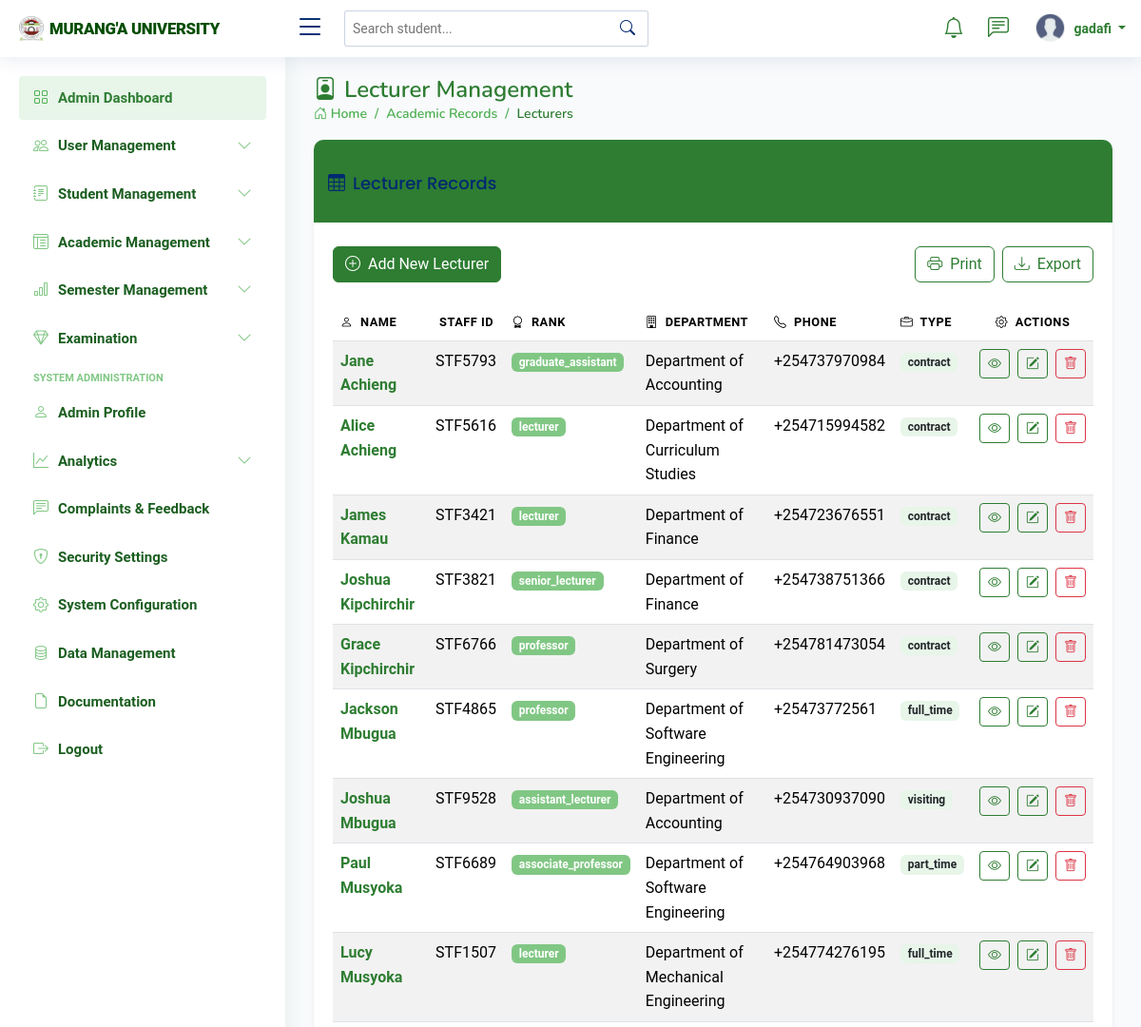
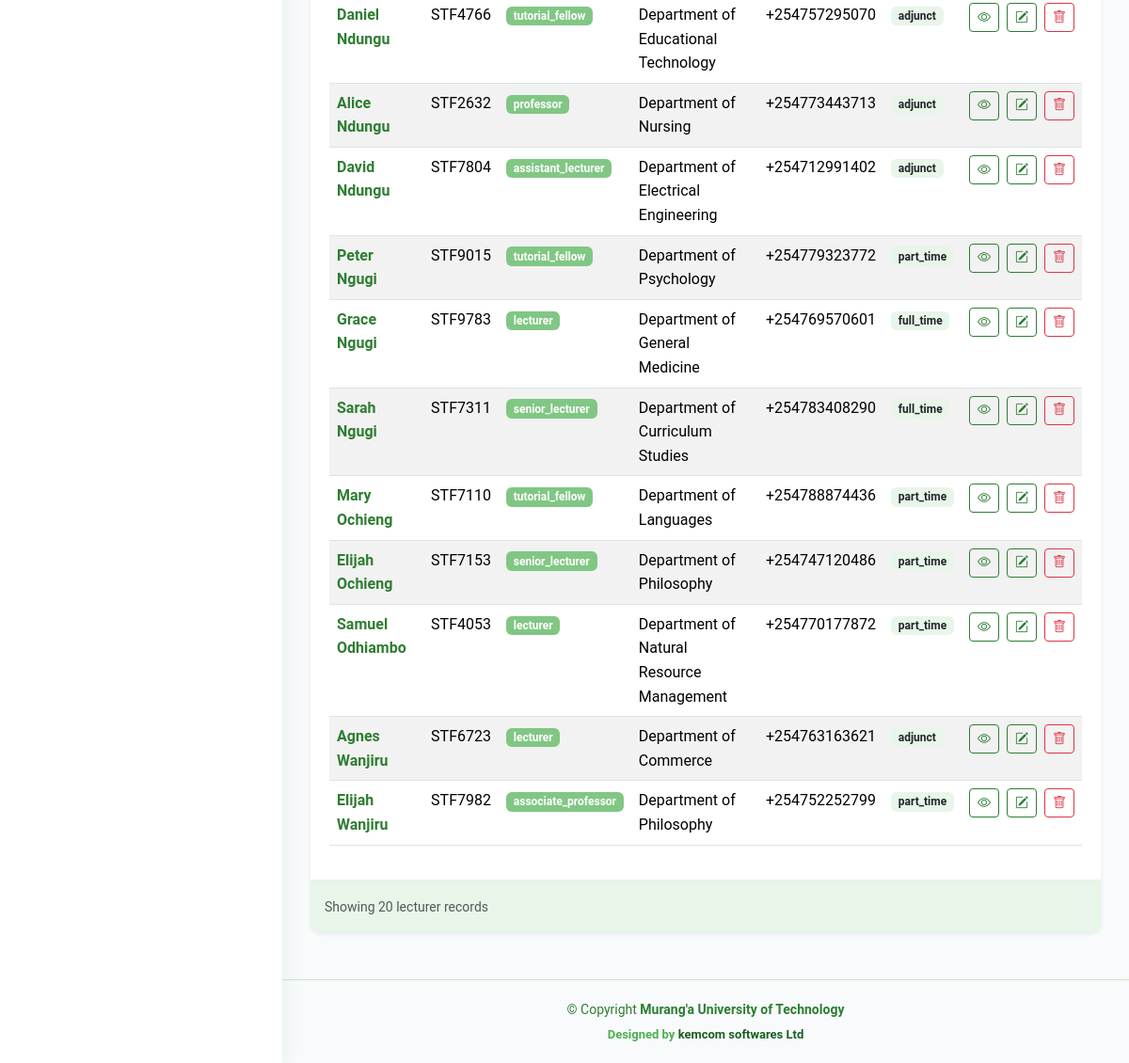
The app's page /lecturers/ (signed in) with its own data (2 pictures, top to bottom).
### students_portal/models.py (models this page shows, shortened)
class User(AbstractUser):
    USER_TYPES = (
        ('student', 'Student'),
        ('lecturer', 'Lecturer'),
        ('admin', 'Administrator'),
        ('staff', 'Administrative Staff'),
        ('finance', 'Finance Officer'),
    )
    user_type = models.CharField(max_length=20, choices=USER_TYPES)
    is_verified = models.BooleanField(default=False)
    status = models.CharField(max_length=20, choices=[
        ('active', 'Active'),
        ('inactive', 'Inactive'),
        ('suspended', 'Suspended'),
    ], default='active')
    phone_number = models.CharField(max_length=15, blank=True, null=True)
    last_password_change = models.DateTimeField(default=timezone.now)
    password_reset_token = models.CharField(max_length=100, blank=True, null=True)
    password_reset_token_expiry = models.DateTimeField(blank=True, null=True)
    created_at = models.DateTimeField(auto_now_add=True)
    updated_at = models.DateTimeField(auto_now=True)

class Lecturer(models.Model):
    staff_id = models.CharField(max_length=20, unique=True)
    first_name = models.CharField(max_length=100)
    last_name = models.CharField(max_length=100)
    middle_name = models.CharField(max_length=100, blank=True, null=True)
    national_id = models.CharField(max_length=20, blank=True, null=True)
    department = models.ForeignKey(Department, on_delete=models.CASCADE, related_name='lecturers')
    qualification = models.CharField(max_length=100, blank=True, null=True)
    specialization = models.CharField(max_length=200, blank=True, null=True)
    academic_rank = models.CharField(max_length=50, choices=[
        ('professor', 'Professor'),
        ('associate_professor', 'Associate Professor'),
        ('senior_lecturer', 'Senior Lecturer'),
        ('lecturer', 'Lecturer'),
        ('assistant_lecturer', 'Assistant Lecturer'),
        ('tutorial_fellow', 'Tutorial Fellow'),
        ('graduate_assistant', 'Graduate Assistant'),
    ], blank=True, null=True)
    employment_type = models.CharField(max_length=50, choices=[
        ('full_time', 'Full Time'),
        ('part_time', 'Part Time'),
        ('contract', 'Contract'),
        ('visiting', 'Visiting'),
        ('adjunct', 'Adjunct'),
    ], default='full_time')
    date_of_employment = models.DateField(blank=True, null=True)
    email = models.EmailField(blank=True, null=True)
    phone_number = models.CharField(max_length=15, blank=True, null=True)
    biography = models.TextField(blank=True, null=True)
    profile_picture = models.ImageField(upload_to='lecturer_profiles/', blank=True, null=True)
    is_active = models.BooleanField(default=True)
    status = models.CharField(max_length=20, choices=[
        ('active', 'Active'),
        ('on_leave', 'On Leave'),
        ('sabbatical', 'Sabbatical'),
        ('terminated', 'Terminated'),
        ('retired', 'Retired'),
    ], default='active')
    created_at = models.DateTimeField(auto_now_add=True)
    updated_at = models.DateTimeField(auto_now=True)

class Department(models.Model):
    name = models.CharField(max_length=100)
    code = models.CharField(max_length=10, unique=True)
    faculty = models.ForeignKey(Faculty, on_delete=models.CASCADE, related_name='departments')
    description = models.TextField(blank=True, null=True)
    def __str__(self):
        return self.name

### students_portal/views.py (the view)
# urls.py: path('lecturers/', views.lecturer_list, name='lecturer_list'),
@login_required
@user_passes_test(lambda u: u.is_staff)
def lecturer_list(request):
    lecturers = Lecturer.objects.all().order_by('last_name')
    context = {
        'lecturers': lecturers,
        'title': 'Lecturer List'
    }
    return render(request, 'lecturers/lecturer_list.html', context)

### templates/lecturers/lecturer_list.html (shortened to what this page needs)
{% extends "base/base.html" %}
{% block content %}
<div class="pagetitle">
    <h1><i class="bi bi-person-badge me-2"></i>Lecturer Management</h1>
    <nav>
        <ol class="breadcrumb">
            <li class="breadcrumb-item"><a href="{% url 'admin_dashboard' %}"><i class="bi bi-house-door"></i> Home</a></li>
            <li class="breadcrumb-item">Academic Records</li>
            <li class="breadcrumb-item active">Lecturers</li>
        </ol>
    </nav>
</div>
<section class="section">
    <div class="row">
        <div class="col-lg-12">
            <div class="card border-0 shadow-sm">
                <div class="card-header bg-university-primary text-white">
                    <h5 class="card-title mb-0"><i class="bi bi-table me-2"></i>Lecturer Records</h5>
                </div>
                <br>
                <div class="card-body">
                    <div class="d-flex justify-content-between mb-4">
                        <a href="{% url 'lecturer_create' %}" class="btn btn-university">
                            <i class="bi bi-plus-circle me-2"></i>Add New Lecturer
                        </a>
                        <div class="d-flex gap-2">
                            <button class="btn btn-outline-university">
                                <i class="bi bi-printer me-2"></i>Print
                            </button>
                            <button class="btn btn-outline-university">
                                <i class="bi bi-download me-2"></i>Export
                            </button>
                        </div>
                    </div>
                    <div class="table-responsive">
                        <table class="table table-hover table-striped datatable">
                            <thead class="bg-university-light">
                                <tr>
                                    <th><i class="bi bi-person me-1"></i> Name</th>
                                    <th> Staff ID</th>
                                    <th><i class="bi bi-award me-1"></i> Rank</th>
                                    <th><i class="bi bi-building me-1"></i> Department</th>
                                    <th><i class="bi bi-telephone me-1"></i> Phone</th>
                                    <th><i class="bi bi-briefcase me-1"></i> Type</th>
                                    <th class="text-center"><i class="bi bi-gear me-1"></i> Actions</th>
                                </tr>
                            </thead>
                            <tbody>
                                {% for lecturer in lecturers %}
                                <tr>
                                    <td>
                                        <a href="{% url 'lecturer_detail' lecturer.id %}" class="text-university">
                                            <strong>{{ lecturer.first_name }} {{ lecturer.last_name }}</strong>
                                        </a>
                                    </td>
                                    <td>{{ lecturer.staff_id }}</td>
                                    <td>
                                        <span class="badge bg-university-secondary">
                                            {{ lecturer.academic_rank }}
                                        </span>
                                    </td>
                                    <td>{{ lecturer.department }}</td>
                                    <td>{{ lecturer.phone_number }}</td>
                                    <td>
                                        <span class="badge bg-university-light text-dark">
                                            {{ lecturer.employment_type }}
                                        </span>
                                    </td>
                                    <td class="text-center">
                                        <div class="d-flex gap-2 justify-content-center">
                                            <a href="{% url 'lecturer_detail' lecturer.id %}" class="btn btn-sm btn-outline-university" title="view">
                                                <i class="bi bi-eye"></i>
                                            </a>
                                            <a href="{% url 'lecturer_update' lecturer.pk %}" class="btn btn-sm btn-outline-university" title="Edit">
                                                <i class="bi bi-pencil-square"></i>
                                            </a>
                                            <a href="{% url 'lecturer_delete' lecturer.pk %}" class="btn btn-sm btn-outline-danger" title="Delete">
                                                <i class="bi bi-trash"></i>
                                            </a>
                                        </div>
                                    </td>
                                </tr>
                                {% endfor %}
                            </tbody>
                        </table>
                    </div>
                </div>
                <div class="card-footer bg-university-light">
                    <small class="text-muted">Showing {{ lecturers.count }} lecturer records</small>
                </div>
            </div>
        </div>
    </div>
</section>
{% endblock %}

### templates/base/navbars/admin_navbar.html (shortened to what this page needs)
{% load static %}
<header id="header" class="header fixed-top d-flex align-items-center">
  <div class="d-flex align-items-center justify-content-between">
    <a href="{% url 'admin_dashboard' %}" class="logo d-flex align-items-center">
      <img src="{% static 'assets/img/logo.png'%}" alt="UniLink Logo">
      <span class="d-none d-lg-block" style="color: #004d00; font-weight: 800; text-transform: uppercase; font-size: 105%; letter-spacing: -0.3px; font-family: 'Roboto', sans-serif;">
        Murang'a University
      </span>
    </a>
    <i class="bi bi-list toggle-sidebar-btn"></i>
  </div>
  <div class="search-bar">
    <form class="search-form d-flex align-items-center" method="GET" action="#">
      <input type="text" name="q" placeholder="Search student..." title="Enter search keyword">
      <button type="submit" title="Search"><i class="bi bi-search"></i></button>
    </form>
  </div>
  <nav class="header-nav ms-auto">
    <ul class="d-flex align-items-center">
      <li class="nav-item dropdown">
        <a class="nav-link nav-icon" href="#" data-bs-toggle="dropdown">
          <i class="bi bi-bell"></i>
        </a>
      </li>
      <li class="nav-item dropdown">
        <a class="nav-link nav-icon" href="#" data-bs-toggle="dropdown">
          <i class="bi bi-chat-left-text"></i>
        </a>
      </li>
      <li class="nav-item dropdown pe-3">
        <a class="nav-link nav-profile d-flex align-items-center pe-0" href="#" data-bs-toggle="dropdown">
          {% if request.user.student.profile_picture %}
            <img src="{{ request.user.student.profile_picture.url }}" alt="Profile" class="rounded-circle">
          {% else %}
            <img src="{% static 'assets/img/profile.png' %}" alt="Profile" class="rounded-circle">
          {% endif %}
          <span class="d-none d-md-block dropdown-toggle ps-2">
            {{ request.user.get_full_name|default:request.user.username }}
          </span>
        </a>
      </li>
    </ul>
  </nav>
</header>

### static/assets/css/style.css (style rules this page uses)
:root { scroll-behavior: smooth; }
body { font-family: 'Roboto', sans-serif; background: #f8fafc; color: #1e293b; line-height: 1.6; }
a { color: #4CAF50; text-decoration: none; transition: color 0.2s ease; }
h1, h2, h3, h4, h5, h6 { font-family: "Nunito", sans-serif; }
.pagetitle { margin-bottom: 10px; }
.pagetitle h1 { font-size: 24px; margin-bottom: 0; font-weight: 600; color: #2E7D32; }
.card { margin-bottom: 30px; border: none; border-radius: 5px; box-shadow: 0px 0 30px rgba(1, 41, 112, 0.1); }
.card-header, .card-footer { border-color: #ebeef4; background-color: #fff; color: #798eb3; padding: 15px; }
.card-title { padding: 20px 0 15px 0; font-size: 18px; font-weight: 500; color: #012970; font-family: "Poppins", sans-serif; }
.card-body { padding: 0 20px 20px 20px; }
.breadcrumb { font-size: 14px; font-family: "Nunito", sans-serif; color: #4CAF50; font-weight: 600; }
.breadcrumb a { color: #4CAF50; transition: 0.3s; }
.breadcrumb .breadcrumb-item::before { color: #4CAF50; }
.breadcrumb .active { color: #2E7D32; font-weight: 600; }
.logo { line-height: 1; }
@media (min-width: 1200px) { .logo { width: 280px; } }
.logo img { max-height: 26px; margin-right: 6px; }
.logo span { font-size: 26px; font-weight: 700; color: #012970; font-family: "Nunito", sans-serif; }
.header { transition: all 0.5s; z-index: 997; height: 60px; box-shadow: 0px 2px 20px rgba(1, 41, 112, 0.1); background-color: #fff; padding-left: 20px; }
.header .toggle-sidebar-btn { font-size: 32px; padding-left: 10px; cursor: pointer; color: #012970; }
.header .search-bar { min-width: 360px; padding: 0 20px; }
.header .search-form { width: 100%; }
.header .search-form input { border: 0; font-size: 14px; color: #012970; border: 1px solid rgba(1, 41, 112, 0.2); padding: 7px 38px 7px 8px; border-radius: 3px; transition: 0.3s; width: 100%; }
.header .search-form button { border: 0; padding: 0; margin-left: -30px; background: none; }
.header .search-form button i { color: #012970; }
.header-nav ul { list-style: none; }
.header-nav>ul { margin: 0; padding: 0; }
.header-nav .nav-icon { font-size: 22px; color: #2E7D32; margin-right: 25px; position: relative; }
.header-nav .nav-profile { color: #2E7D32; }
.header-nav .nav-profile img { max-height: 36px; }
.header-nav .nav-profile span { font-size: 14px; font-weight: 600; }

### templates/lecturers/lecturer_list.html (style rules this page uses)
:root { --university-primary: #2E7D32; --university-secondary: #81C784; --university-light: #E8F5E9; }
.bg-university-primary { background-color: var(--university-primary) !important; }
.bg-university-secondary { background-color: var(--university-secondary) !important; }
.bg-university-light { background-color: var(--university-light) !important; }
.btn-university { background-color: var(--university-primary); color: white; border-color: var(--university-primary); }
.btn-outline-university { color: var(--university-primary); border-color: var(--university-primary); }
.text-university { color: var(--university-primary); }
.card { border-radius: 10px; overflow: hidden; }
.card-header { border-bottom: none; }
.table th { font-weight: 600; text-transform: uppercase; font-size: 0.8rem; letter-spacing: 0.5px; }

### records on screen
User: user.get_full_name "gadafi"
Lecturer: first_name "Jane", last_name "Achieng", staff_id "STF5793", academic_rank "graduate_assistant", department "Department of Accounting", phone_number "+254737970984", employment_type "contract"
Lecturer: first_name "Alice", last_name "Achieng", staff_id "STF5616", academic_rank "lecturer", department "Department of Curriculum Studies", phone_number "+254715994582", employment_type "contract"
Lecturer: first_name "James", last_name "Kamau", staff_id "STF3421", academic_rank "lecturer", department "Department of Finance", phone_number "+254723676551", employment_type "contract"
Lecturer: first_name "Joshua", last_name "Kipchirchir", staff_id "STF3821", academic_rank "senior_lecturer", department "Department of Finance", phone_number "+254738751366", employment_type "contract"
Lecturer: first_name "Grace", last_name "Kipchirchir", staff_id "STF6766", academic_rank "professor", department "Department of Surgery", phone_number "+254781473054", employment_type "contract"
Lecturer: first_name "Jackson", last_name "Mbugua", staff_id "STF4865", academic_rank "professor", department "Department of Software Engineering", phone_number "+25473772561", employment_type "full_time"
Lecturer: first_name "Joshua", last_name "Mbugua", staff_id "STF9528", academic_rank "assistant_lecturer", department "Department of Accounting", phone_number "+254730937090", employment_type "visiting"
Lecturer: first_name "Paul", last_name "Musyoka", staff_id "STF6689", academic_rank "associate_professor", department "Department of Software Engineering", phone_number "+254764903968", employment_type "part_time"
Lecturer: first_name "Lucy", last_name "Musyoka", staff_id "STF1507", academic_rank "lecturer", department "Department of Mechanical Engineering", phone_number "+254774276195", employment_type "full_time"
Lecturer: first_name "Daniel", last_name "Ndungu", staff_id "STF4766", academic_rank "tutorial_fellow", department "Department of Educational Technology", phone_number "+254757295070", employment_type "adjunct"
Lecturer: first_name "Alice", last_name "Ndungu", staff_id "STF2632", academic_rank "professor", department "Department of Nursing", phone_number "+254773443713", employment_type "adjunct"
Lecturer: first_name "David", last_name "Ndungu", staff_id "STF7804", academic_rank "assistant_lecturer", department "Department of Electrical Engineering", phone_number "+254712991402", employment_type "adjunct"
Lecturer: first_name "Peter", last_name "Ngugi", staff_id "STF9015", academic_rank "tutorial_fellow", department "Department of Psychology", phone_number "+254779323772", employment_type "part_time"
Lecturer: first_name "Grace", last_name "Ngugi", staff_id "STF9783", academic_rank "lecturer", department "Department of General Medicine", phone_number "+254769570601", employment_type "full_time"
Lecturer: first_name "Sarah", last_name "Ngugi", staff_id "STF7311", academic_rank "senior_lecturer", department "Department of Curriculum Studies", phone_number "+254783408290", employment_type "full_time"
Lecturer: first_name "Mary", last_name "Ochieng", staff_id "STF7110", academic_rank "tutorial_fellow", department "Department of Languages", phone_number "+254788874436", employment_type "part_time"
Lecturer: first_name "Elijah", last_name "Ochieng", staff_id "STF7153", academic_rank "senior_lecturer", department "Department of Philosophy", phone_number "+254747120486", employment_type "part_time"
Lecturer: first_name "Samuel", last_name "Odhiambo", staff_id "STF4053", academic_rank "lecturer", department "Department of Natural Resource Management", phone_number "+254770177872", employment_type "part_time"
Lecturer: first_name "Agnes", last_name "Wanjiru", staff_id "STF6723", academic_rank "lecturer", department "Department of Commerce", phone_number "+254763163621", employment_type "adjunct"
Lecturer: first_name "Elijah", last_name "Wanjiru", staff_id "STF7982", academic_rank "associate_professor", department "Department of Philosophy", phone_number "+254752252799", employment_type "part_time"

### other values on screen
{{ lecturers.count }} "20"
